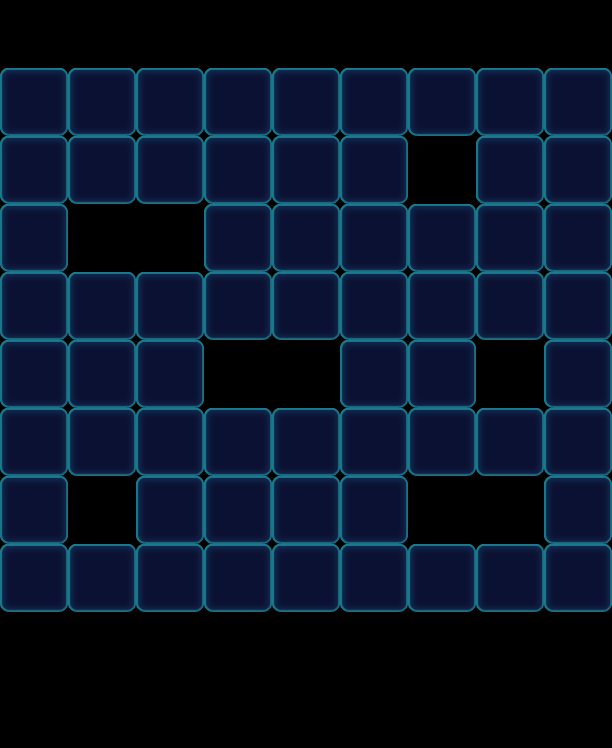

This game map was drawn from its Tiled (.tmx) file and the tilesets committed beside it. A one-line description and the trimmed map source follow:
An orthogonal 9x11 tile map with 68x68 px tiles, 1 tile layer (Valid), 2 tilesets and 81 objects (55x Monster, 18x Factory_Normal, 8x Stone).

<map version="1.0" orientation="orthogonal" width="9" height="11" tilewidth="68" tileheight="68">
 <tileset firstgid="1" name="game_grid1" tilewidth="68" tileheight="68">
  <image source="game_grid1.png" width="68" height="68" />
 </tileset>
 <tileset firstgid="2" name="map" tilewidth="68" tileheight="68">
  <image source="map.png" width="1024" height="1024" />
 </tileset>
 <layer name="Valid" width="9" height="11">
  <data>[99 cells, 63 non-empty, 1 distinct tile ids]</data>
 </layer>
 <objectgroup name="BottomObj" width="9" height="11" />
 <objectgroup name="MiddleObj" width="9" height="11">
  <object type="Monster" gid="4" x="0" y="136">
   <properties>
    <property name="Bubble" value="1" />
    <property name="Color" value="Orange" />
   </properties>
  </object>
  <object type="Monster" gid="2" x="68" y="136">
   <properties>
    <property name="Color" value="Blue" />
   </properties>
  </object>
  <object type="Monster" gid="19" x="0" y="340">
   <properties>
    <property name="Color" value="Yellow" />
   </properties>
  </object>
  <object type="Monster" gid="17" x="0" y="204">
   <properties>
    <property name="Color" value="Purple" />
   </properties>
  </object>
  <object type="Monster" gid="3" x="0" y="272">
   <properties>
    <property name="Color" value="Green" />
   </properties>
  </object>
  <object type="Monster" gid="4" x="136" y="204">
   <properties>
    <property name="Color" value="Orange" />
   </properties>
  </object>
  <object type="Monster" gid="4" x="272" y="204">
   <properties>
    <property name="Color" value="Orange" />
   </properties>
  </object>
  <object type="Monster" gid="4" x="340" y="272">
   <properties>
    <property name="Color" value="Orange" />
   </properties>
  </object>
  <object type="Monster" gid="4" x="204" y="612">
   <properties>
    <property name="Bubble" value="1" />
    <property name="Color" value="Orange" />
   </properties>
  </object>
  <object type="Monster" gid="4" x="408" y="272">
   <properties>
    <property name="Color" value="Orange" />
   </properties>
  </object>
  <object type="Monster" gid="4" x="0" y="612">
   <properties>
    <property name="Color" value="Orange" />
   </properties>
  </object>
  <object type="Monster" gid="4" x="476" y="612">
   <properties>
    <property name="Bubble" value="1" />
    <property name="Color" value="Orange" />
   </properties>
  </object>
  <object type="Monster" gid="3" x="340" y="204">
   <properties>
    <property name="Color" value="Green" />
   </properties>
  </object>
  <object type="Monster" gid="3" x="272" y="272">
   <properties>
    <property name="Color" value="Green" />
   </properties>
  </object>
  <object type="Monster" gid="3" x="544" y="136">
   <properties>
    <property name="Color" value="Green" />
   </properties>
  </object>
  <object type="Monster" gid="3" x="544" y="340">
   <properties>
    <property name="Color" value="Green" />
   </properties>
  </object>
  <object type="Monster" gid="3" x="136" y="408">
   <properties>
    <property name="Color" value="Green" />
   </properties>
  </object>
  <object type="Monster" gid="3" x="272" y="612">
   <properties>
    <property name="Color" value="Green" />
   </properties>
  </object>
  <object type="Monster" gid="3" x="544" y="544">
   <properties>
    <property name="Color" value="Green" />
   </properties>
  </object>
  <object type="Monster" gid="3" x="0" y="408">
   <properties>
    <property name="Bubble" value="1" />
    <property name="Color" value="Green" />
   </properties>
  </object>
  <object type="Monster" gid="17" x="204" y="136">
   <properties>
    <property name="Color" value="Purple" />
   </properties>
  </object>
  <object type="Monster" gid="17" x="136" y="136">
   <properties>
    <property name="Color" value="Purple" />
   </properties>
  </object>
  <object type="Monster" gid="17" x="340" y="136">
   <properties>
    <property name="Color" value="Purple" />
   </properties>
  </object>
  <object type="Monster" gid="17" x="544" y="272">
   <properties>
    <property name="Color" value="Purple" />
   </properties>
  </object>
  <object type="Monster" gid="17" x="136" y="340">
   <properties>
    <property name="Bubble" value="1" />
    <property name="Color" value="Purple" />
   </properties>
  </object>
  <object type="Monster" gid="17" x="340" y="476">
   <properties>
    <property name="Color" value="Purple" />
   </properties>
  </object>
  <object type="Monster" gid="17" x="204" y="544">
   <properties>
    <property name="Color" value="Purple" />
   </properties>
  </object>
  <object type="Monster" gid="17" x="68" y="612">
   <properties>
    <property name="Color" value="Purple" />
   </properties>
  </object>
  <object type="Monster" gid="19" x="68" y="204">
   <properties>
    <property name="Color" value="Yellow" />
   </properties>
  </object>
  <object type="Monster" gid="19" x="272" y="136">
   <properties>
    <property name="Color" value="Yellow" />
   </properties>
  </object>
  <object type="Monster" gid="19" x="476" y="204">
   <properties>
    <property name="Color" value="Yellow" />
   </properties>
  </object>
  <object type="Monster" gid="19" x="476" y="340">
   <properties>
    <property name="Color" value="Yellow" />
   </properties>
  </object>
  <object type="Monster" gid="19" x="204" y="272">
   <properties>
    <property name="Color" value="Yellow" />
   </properties>
  </object>
  <object type="Monster" gid="19" x="408" y="476">
   <properties>
    <property name="Color" value="Yellow" />
   </properties>
  </object>
  <object type="Monster" gid="19" x="204" y="476">
   <properties>
    <property name="Color" value="Yellow" />
   </properties>
  </object>
  <object type="Monster" gid="19" x="68" y="408">
   <properties>
    <property name="Color" value="Yellow" />
   </properties>
  </object>
  <object type="Monster" gid="19" x="272" y="476">
   <properties>
    <property name="Bubble" value="1" />
    <property name="Color" value="Yellow" />
   </properties>
  </object>
  <object type="Monster" gid="19" x="408" y="612">
   <properties>
    <property name="Color" value="Yellow" />
   </properties>
  </object>
  <object type="Monster" gid="2" x="204" y="204">
   <properties>
    <property name="Bubble" value="1" />
    <property name="Color" value="Blue" />
   </properties>
  </object>
  <object type="Monster" gid="2" x="476" y="136">
   <properties>
    <property name="Color" value="Blue" />
   </properties>
  </object>
  <object type="Monster" gid="2" x="408" y="136">
   <properties>
    <property name="Color" value="Blue" />
   </properties>
  </object>
  <object type="Monster" gid="2" x="544" y="204">
   <properties>
    <property name="Color" value="Blue" />
   </properties>
  </object>
  <object type="Monster" gid="2" x="408" y="340">
   <properties>
    <property name="Color" value="Blue" />
   </properties>
  </object>
  <object type="Monster" gid="2" x="68" y="340">
   <properties>
    <property name="Color" value="Blue" />
   </properties>
  </object>
  <object type="Monster" gid="2" x="0" y="544">
   <properties>
    <property name="Color" value="Blue" />
   </properties>
  </object>
  <object type="Monster" gid="2" x="136" y="612">
   <properties>
    <property name="Color" value="Blue" />
   </properties>
  </object>
  <object type="Monster" gid="2" x="340" y="612">
   <properties>
    <property name="Color" value="Blue" />
   </properties>
  </object>
  <object type="Monster" gid="2" x="476" y="476">
   <properties>
    <property name="Color" value="Blue" />
   </properties>
  </object>
  </objectgroup>
 <objectgroup color="#000000" name="TopObj" width="9" height="11">
  <!-- 26 objects omitted --></objectgroup>
</map>
<!-- 33 of 81 objects omitted -->
